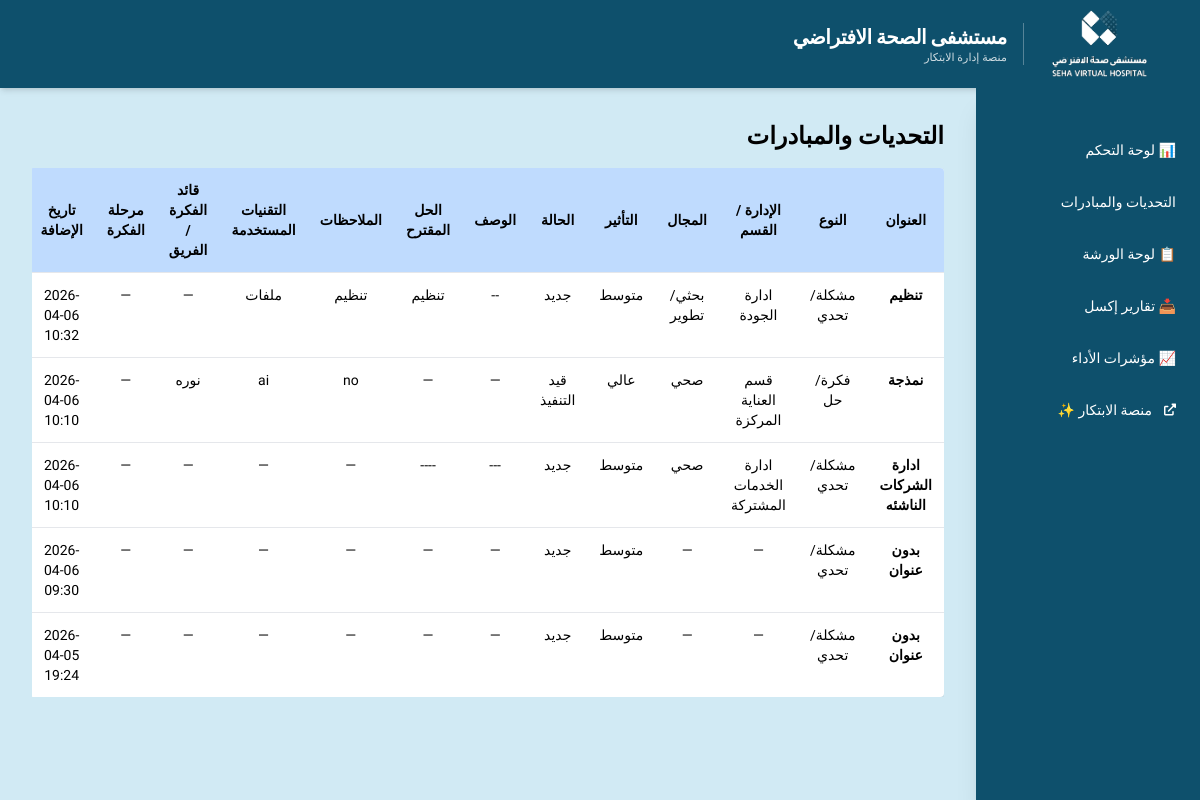
The app's page /submissions/ with its own data.
### innovation_platformlu/models.py (models this page shows, shortened)
class Submission(models.Model):
    DOMAIN_CHOICES = [
        ("health", "صحي"),
        ("operational", "تشغيلي"),
        ("technical", "تقني"),
        ("service", "خدمي"),
        ("financial", "مالي"),
        ("administrative", "إداري"),
        ("research", "بحثي/تطوير"),
        ("other", "أخرى"),
    ]
    IDEA_TYPE_CHOICES = [
        ("service_improvement", "تحسين خدمة"),
        ("tech_product", "منتج / حل تقني"),
        ("process_improvement", "تحسين إجراء"),
        ("ux", "تجربة مستخدم"),
        ("rnd", "بحث / تطوير"),
    ]
    IDEA_STAGE_CHOICES = [
        ("study", "قيد الدراسة"),
        ("progress", "قيد التنفيذ"),
        ("done", "مكتملة"),
        ("stopped", "متوقفة"),
    ]
    TYPE_CHOICES = [
        ("challenge", "مشكلة/تحدي"),
        ("idea", "فكرة/حل"),
    ]
    IMPACT_CHOICES = [
        ("low", "منخفض"),
        ("medium", "متوسط"),
        ("high", "عالي"),
    ]
    STATUS_CHOICES = [
        ("new", "جديد"),
        ("review", "قيد المراجعة"),
        ("progress", "قيد التنفيذ"),
        ("done", "منفذ"),
    ]
    ADMINISTRATION_DEPARTMENT_CHOICES = [
        ("sandbox", "ادارة الساندبوكس"),
        ("ai", "ادارة الذكاء الاصطناعي"),
        ("medical_consulting", "الادارة العامة للاستشارات الطبية"),
        ("cardiology", "قسم القلب"),
        ("radiology", "قسم الاشعة"),
        ("stroke", "قسم الجلطات"),
        ("icu", "قسم العناية المركزة"),
        ("hr", "ادارة الموارد البشرية"),
        ("quality", "ادارة الجودة"),
        ("shared_services", "ادارة الخدمات المشتركة"),
        ("digital_enablement", "ادارة التمكين الرقمي"),
        ("data", "ادارة البيانات"),
        ("finance", "الادارة المالية"),
        ("insurance", "ادارة التامين الصحي"),
    ]
    submission_type = models.CharField(
        max_length=20,
        choices=TYPE_CHOICES,
        default="challenge",
    )
    created_by = models.ForeignKey(User, on_delete=models.SET_NULL, null=True, blank=True)
    created_at = models.DateTimeField(auto_now_add=True)
    administration_department = models.CharField(
        max_length=100,
        choices=ADMINISTRATION_DEPARTMENT_CHOICES,
        blank=True,
        default="",
    )
    department = models.ForeignKey(
        Department,
        on_delete=models.SET_NULL,
        null=True,
        blank=True,
    )
    domain = models.CharField(
        max_length=30,
        choices=DOMAIN_CHOICES,
        blank=True,
        default="",
    )
    impact = models.CharField(
        max_length=10,
        choices=IMPACT_CHOICES,
        default="medium",
    )
    status = models.CharField(
        max_length=20,
        choices=STATUS_CHOICES,
        default="new",
    )
    room = models.ForeignKey(Room, on_delete=models.SET_NULL, null=True, blank=True)
    pos_x = models.IntegerField(default=40)
    pos_y = models.IntegerField(default=40)
    width = models.IntegerField(default=520)
    height = models.IntegerField(default=320)
    is_checked = models.BooleanField(default=False)
    challenge_date = models.DateField(null=True, blank=True)
    challenge_title = models.CharField(max_length=200, blank=True, default="")
    challenge_description = models.TextField(blank=True, default="")
    has_suggested_solution = models.BooleanField(default=False)
    suggested_solution = models.TextField(blank=True, default="")
    challenge_notes = models.TextField(blank=True, default="")
    technologies_used = models.CharField(max_length=255, blank=True, default="")
    idea_name = models.CharField(max_length=220, blank=True, default="")
    idea_launch_date = models.DateField(null=True, blank=True)
    idea_leader_or_team = models.CharField(max_length=220, blank=True, default="")
    idea_description = models.TextField(blank=True, default="")
    idea_type = models.CharField(
        max_length=40,
        choices=IDEA_TYPE_CHOICES,
        blank=True,
        default="",
    )
    idea_stage = models.CharField(
        max_length=20,
        choices=IDEA_STAGE_CHOICES,
        blank=True,
        default="",
    )
    stage = models.CharField(max_length=150, blank=True, default="")
    idea_notes = models.TextField(blank=True, default="")
    ai_solutions = models.TextField(blank=True, default="")

### core/views.py (the view)
# urls.py: path('submissions/', views.submissions),
def submissions(request):
    data = Submission.objects.all().order_by('-created_at')
    return render(request, 'submissions.html', {'data': data})

### core/templates/submissions.html
{% extends 'base.html' %}
{% block content %}
<h1 class="text-2xl font-bold mb-4">التحديات والمبادرات</h1>
<div class="overflow-x-auto">
  <table class="bg-white w-full shadow rounded overflow-hidden text-sm">
    <tr class="bg-blue-200 text-center">
      <th class="p-3">العنوان</th>
      <th class="p-3">النوع</th>
      <th class="p-3">الإدارة / القسم</th>
      <th class="p-3">المجال</th>
      <th class="p-3">التأثير</th>
      <th class="p-3">الحالة</th>
      <th class="p-3">الوصف</th>
      <th class="p-3">الحل المقترح</th>
      <th class="p-3">الملاحظات</th>
      <th class="p-3">التقنيات المستخدمة</th>
      <th class="p-3">قائد الفكرة / الفريق</th>
      <th class="p-3">مرحلة الفكرة</th>
      <th class="p-3">تاريخ الإضافة</th>
    </tr>
    {% for item in data %}
    <tr class="border-t align-top text-center">
      <td class="p-3 font-semibold">
        {% if item.challenge_title %}
          {{ item.challenge_title }}
        {% elif item.idea_name %}
          {{ item.idea_name }}
        {% else %}
          بدون عنوان
        {% endif %}
      </td>
      <td class="p-3">{{ item.get_submission_type_display }}</td>
      <td class="p-3">
        {% if item.administration_department %}
          {{ item.get_administration_department_display }}
        {% else %}
          —
        {% endif %}
      </td>
      <td class="p-3">
        {% if item.domain %}
          {{ item.get_domain_display }}
        {% else %}
          —
        {% endif %}
      </td>
      <td class="p-3">{{ item.get_impact_display }}</td>
      <td class="p-3">
        {% if item.status %}
          {{ item.get_status_display }}
        {% else %}
          —
        {% endif %}
      </td>
      <td class="p-3">
        {% if item.challenge_description %}
          {{ item.challenge_description }}
        {% elif item.idea_description %}
          {{ item.idea_description }}
        {% else %}
          —
        {% endif %}
      </td>
      <td class="p-3">
        {% if item.suggested_solution %}
          {{ item.suggested_solution }}
        {% else %}
          —
        {% endif %}
      </td>
      <td class="p-3">
        {% if item.challenge_notes %}
          {{ item.challenge_notes }}
        {% elif item.idea_notes %}
          {{ item.idea_notes }}
        {% else %}
          —
        {% endif %}
      </td>
      <td class="p-3">
        {% if item.technologies_used %}
          {{ item.technologies_used }}
        {% else %}
          —
        {% endif %}
      </td>
      <td class="p-3">
        {% if item.idea_leader_or_team %}
          {{ item.idea_leader_or_team }}
        {% else %}
          —
        {% endif %}
      </td>
      <td class="p-3">
        {% if item.idea_stage %}
          {{ item.get_idea_stage_display }}
        {% else %}
          —
        {% endif %}
      </td>
      <td class="p-3">{{ item.created_at|date:"Y-m-d H:i" }}</td>
    </tr>
    {% empty %}
    <tr>
      <td colspan="13" class="p-4 text-center text-gray-500">
        لا توجد بيانات حتى الآن
      </td>
    </tr>
    {% endfor %}
  </table>
</div>
{% endblock %}

### core/templates/base.HTML (shortened to what this page needs)
<!DOCTYPE html>
<html lang="ar" dir="rtl">
<head>
    <script src="https://cdn.tailwindcss.com"></script>
    <link rel="stylesheet" href="https://cdnjs.cloudflare.com/ajax/libs/font-awesome/6.0.0/css/all.min.css">
</head>
<body class="h-screen flex flex-col">
<header class="bg-custom-dark text-white py-1 shadow-md flex justify-between items-center px-10">
    <div class="flex items-center gap-4">
        <img src="/static/images/logosvvh.png" class="h-20 w-auto object-contain brightness-125 contrast-110" alt="Logo">
        <div class="border-r border-white/30 pr-4">
            <h1 class="text-xl font-bold tracking-tight">مستشفى الصحة الافتراضي</h1>
            <p class="text-[11px] opacity-80 font-light leading-tight">منصة إدارة الابتكار</p>
        </div>
    </div>
</header>
    <div class="flex flex-1 overflow-hidden">
       <aside class="w-56 bg-custom-dark text-white flex flex-col shadow-xl">
    <nav class="flex-1 pt-10">
        <ul class="space-y-2">
            <li><a href="/dashboard/" class="sidebar-item block py-3 px-6 flex items-center gap-3 text-sm">📊 لوحة التحكم</a></li>
            <li><a href="/submissions/" class="sidebar-item block py-3 px-6 flex items-center gap-3 text-sm">التحديات والمبادرات</a></li>
            <li><a href="/board/" class="sidebar-item block py-3 px-6 flex items-center gap-3 text-sm">📋 لوحة الورشة</a></li>
            <li><a href="/excel/" class="sidebar-item block py-3 px-6 flex items-center gap-3 text-sm">📥 تقارير إكسل</a></li>
            <li><a href="/powerbi/" class="sidebar-item block py-3 px-6 flex items-center gap-3 text-sm">📈 مؤشرات الأداء</a></li>
            <li class="sidebar-item">
                <a href="/platform2/" class="block py-3 px-6 flex items-center gap-3 text-sm" target="_blank">
                    <i class="fas fa-external-link-alt text-xs"></i> <span>منصة الابتكار ✨</span>
                </a>
            </li>
        </ul>
    </nav>
</aside>
        <main class="flex-1 p-8 overflow-y-auto">
            <div class="max-w-6xl mx-auto">
                {% block content %}
                {% endblock %}
            </div>
        </main>
    </div>
</body>
</html>

### core/templates/base.HTML (style rules this page uses)
body { font-family: 'Tajawal', sans-serif; background-color: #D1EAF4; }
.bg-custom-dark { background-color: #0E506C; }

### records on screen
Submission: challenge_title "تنظيم", submission_type "مشكلة/تحدي", administration_department "ادارة الجودة", domain "بحثي/تطوير", impact "متوسط", status "جديد", challenge_description "--", suggested_solution "تنظيم", challenge_notes "تنظيم", technologies_used "ملفات", created_at "2026-04-06 10:32"
Submission: idea_name "نمذجة", submission_type "فكرة/حل", administration_department "قسم العناية المركزة", domain "صحي", impact "عالي", status "قيد التنفيذ", challenge_notes "no", technologies_used "ai", idea_leader_or_team "نوره", created_at "2026-04-06 10:10"
Submission: challenge_title "ادارة الشركات الناشئه", submission_type "مشكلة/تحدي", administration_department "ادارة الخدمات المشتركة", domain "صحي", impact "متوسط", status "جديد", challenge_description "---", suggested_solution "----", created_at "2026-04-06 10:10"
Submission: challenge_title "بدون عنوان", submission_type "مشكلة/تحدي", impact "متوسط", status "جديد", created_at "2026-04-06 09:30"
Submission: challenge_title "بدون عنوان", submission_type "مشكلة/تحدي", impact "متوسط", status "جديد", created_at "2026-04-05 19:24"
